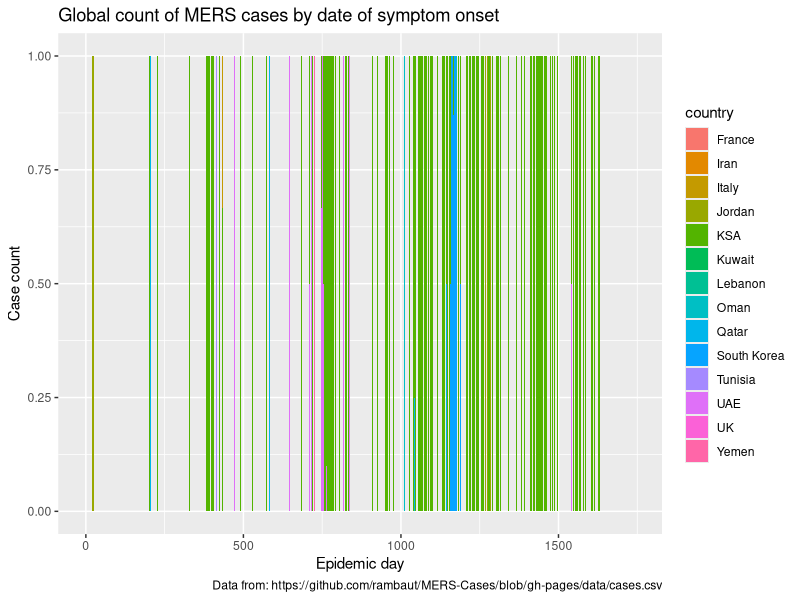

Source code (R):
#Header: Module 5 script to practice github

#Libraries
library(ggplot2)

#Functions

#Load Data
mers <- read.csv('cases.csv')

#Analysis
mers$hospitalized[890] <- c('2015-02-20')
mers <- mers[-471,]
library(lubridate)
mers$onset2 <- ymd(mers$onset)
mers$hospitalized2 <- ymd(mers$hospitalized)
class(mers$onset2)
day0 <- min(na.omit(mers$onset2))
mers$epi.day <- as.numeric(mers$onset2 - day0)
ggplot(data=mers) + 
  geom_bar(mapping=aes(x=epi.day, fill=country),position = "fill") +
  labs(x='Epidemic day', y='Case count', title='Global count of MERS cases by date of symptom onset',
       caption="Data from: https://github.com/rambaut/MERS-Cases/blob/gh-pages/data/cases.csv")
